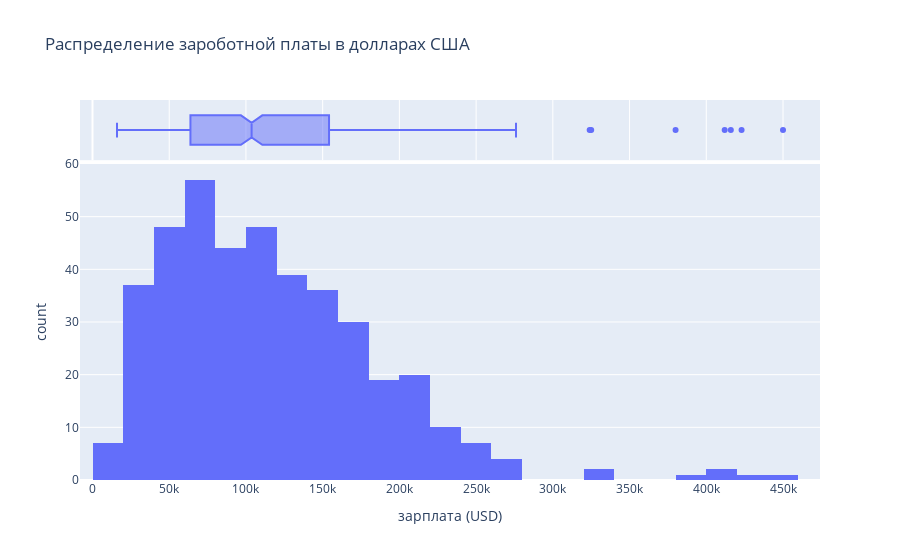

The notebook cell saved with this chart:
### Markdown cell above
Число специалистов Data Engineer и Data Scientist примерно одинаково.

### Code cell
fig = px.histogram(
    data[data['job_title'] != 'other'],
    x = 'salary_in_usd',
    labels={'salary_in_usd': "зарплата (USD)", 'y': 'Распределение'},
    title='Распределение зароботной платы в долларах США',
    marginal='box',
    )

fig.show()

### Figure 1 — Plotly figure (JSON) as saved in the notebook; plotly's stock layout.template omitted (floating-point values rounded to 4 significant figures; data arrays with more than 128 entries replaced by an {"elided": "..."} marker saying what was removed)
{"data": [{"alignmentgroup": "True", "bingroup": "x", "hovertemplate": "зарплата (USD)=%{x}<br>count=%{y}<extra></extra>", "legendgroup": "", "marker": {"color": "#636efa", "pattern": {"shape": ""}}, "name": "", "offsetgroup": "", "orientation": "v", "showlegend": false, "type": "histogram", "x": {"elided": "413 int values"}, "xaxis": "x", "yaxis": "y"}, {"alignmentgroup": "True", "hovertemplate": "зарплата (USD)=%{x}<extra></extra>", "legendgroup": "", "marker": {"color": "#636efa"}, "name": "", "notched": true, "offsetgroup": "", "showlegend": false, "type": "box", "x": {"elided": "413 int values"}, "xaxis": "x2", "yaxis": "y2"}], "layout": {"barmode": "relative", "legend": {"tracegroupgap": 0}, "title": {"text": "Распределение зароботной платы в долларах США"}, "xaxis": {"anchor": "y", "domain": [0, 1], "title": {"text": "зарплата (USD)"}}, "xaxis2": {"anchor": "y2", "domain": [0, 1], "matches": "x", "showgrid": true, "showticklabels": false}, "yaxis": {"anchor": "x", "domain": [0, 0.8316], "title": {"text": "count"}}, "yaxis2": {"anchor": "x2", "domain": [0.8416, 1], "matches": "y2", "showgrid": false, "showline": false, "showticklabels": false, "ticks": ""}}}
